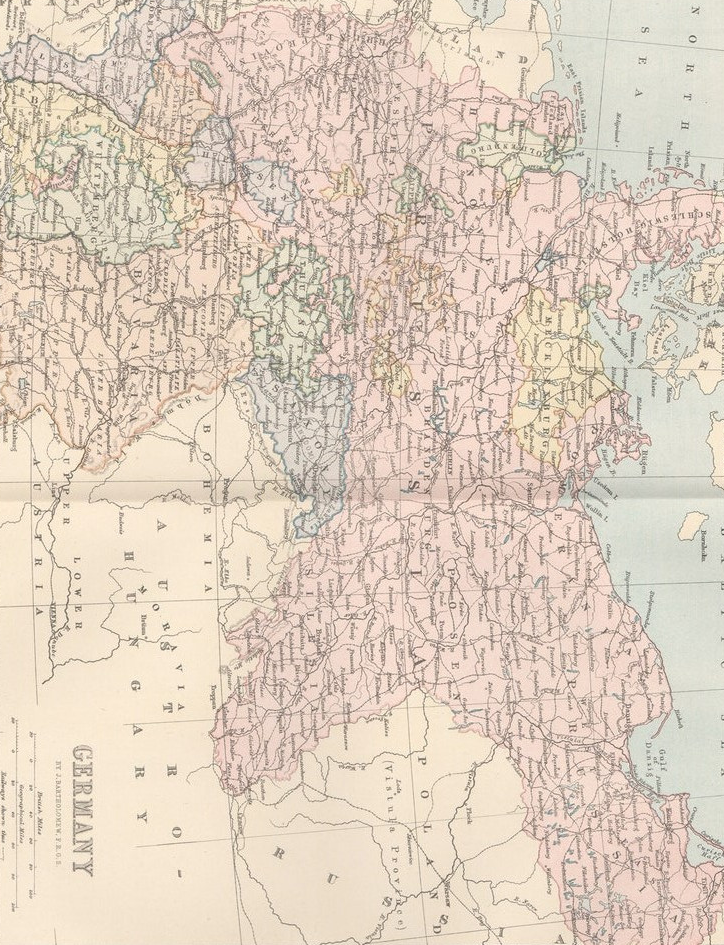
#> input picture image3/2222.jpg, 724 x 945 px
$ python s2_detection1.py
#> lines starting #> are read from the running program, lines starting #| are printed output that depends on the picture; after the words box and inside, x2 and y2 are one past the last pixel; in counts of white or black regions, pixels touching at a corner belong together
import cv2
import numpy as np
import ill_dealing
from skimage import morphology
from matplotlib import pyplot as plt
def calcGrayHist(grayimage):
    # 灰度图像矩阵的高，宽
    rows, cols = grayimage.shape

    # 存储灰度直方图
    grayHist = np.zeros([256], np.uint64)
    for r in range(rows):
        for c in range(cols):
            grayHist[grayimage[r][c]] += 1

    return grayHist


def threshTwoPeaks(image):

    #转换为灰度图
    if len(image.shape) == 2:
        gray = image
    else:
        gray = cv2.cvtColor(image, cv2.COLOR_BGR2GRAY)

    # 计算灰度直方图
    histogram = calcGrayHist(gray)
    # 寻找灰度直方图的最大峰值对应的灰度值
    # for k in range(1,255):
    #     if histogram[k] > histogram[k-1] and histogram[k] > histogram[k+1]:
    peak_set = 0
    # print(maxLoc)
    total = gray.size
    top = 0
    for k in range(255):
        top += histogram[k]
        if (top/total)>=0.04:
            break
    peak_set = k


    thresh = peak_set
    # 找到阈值之后进行阈值处理，得到二值图

    return thresh

def unevenLightCompensate(img, filepath, blockSize=16):
    gray = cv2.cvtColor(img, cv2.COLOR_BGR2GRAY)
    average = np.mean(gray)

    rows_new = int(np.ceil(gray.shape[0] / blockSize))
    cols_new = int(np.ceil(gray.shape[1] / blockSize))

    blockImage = np.zeros((rows_new, cols_new), dtype=np.float32)
    for r in range(rows_new):
        for c in range(cols_new):
            rowmin = r * blockSize
            rowmax = (r + 1) * blockSize
            if (rowmax > gray.shape[0]):
                rowmax = gray.shape[0]
            colmin = c * blockSize
            colmax = (c + 1) * blockSize
            if (colmax > gray.shape[1]):
                colmax = gray.shape[1]

            imageROI = gray[rowmin:rowmax, colmin:colmax]
            temaver = np.mean(imageROI)
            blockImage[r, c] = temaver

    blockImage = blockImage - average
    blockImage2 = cv2.resize(blockImage, (gray.shape[1], gray.shape[0]), interpolation=cv2.INTER_CUBIC)
    gray2 = gray.astype(np.float32)
    dst = gray2 - blockImage2
    dst = dst.astype(np.uint8)
    dst = cv2.GaussianBlur(dst, (3, 3), 0)
    dst = cv2.cvtColor(dst, cv2.COLOR_GRAY2BGR)
    cv2.imwrite(filepath + "unevenLightCompensate.png", dst)

    return dst

def shadowget(ROI_cube,filepath):
    img = ROI_cube

    # 高斯滤波
    src = cv2.medianBlur(img, 3)

    # 显示图像
    # cv2.imshow("source img", img)
    # cv2.imshow("medianBlur", result)

    # # 等待显示
    # cv2.waitKey(0)
    # cv2.destroyAllWindows()
    # 设置卷积核
    kernel1 = np.ones((3, 3), np.uint8)
    kernel2 = np.ones((3, 3), np.uint8)


    src = cv2.dilate(src, kernel1 , iterations = 6)
    result= cv2.erode(src, kernel2, iterations = 6)
    # 图像闭运算
    # result = cv2.morphologyEx(src, cv2.MORPH_CLOSE, kernel1)

    # 显示图像
    # cv2.imshow("src", src)
    # cv2.imshow("result", result)
    #
    # # 等待显示
    # cv2.waitKey(0)
    # cv2.destroyAllWindows()
    cv2.imwrite(filepath + "shadow.png", result)
    return result


def count_gray(original_img,filepath):
    height, width = original_img.shape[:2]
    gray_img = cv2.cvtColor(original_img, cv2.COLOR_BGR2GRAY)
    # cv2.imshow("1",gray_img)
    # cv2.waitKey(0)
    num_color = gray_img.reshape(1, -1)[0]
    len_color = int(len(num_color) * (1 - 0.05))
    print("[num_color]", len(num_color))
    print("[len_color]", len_color)

    New_Img = np.zeros((height, width), dtype=np.uint8)
    thre = threshTwoPeaks(original_img)
    for y in range(height):
        for x in range(width):

            # if 242 < gray_img[y, x]:
            if thre > gray_img[y, x]:
                New_Img[y, x] = 255
    # ret ,New_Img = cv2.threshold(gray_img,0,255,cv2.THRESH_OTSU)
    cv2.imwrite(filepath + "count_gray.png", New_Img)
    return New_Img

def find_max_region(mask_sel):
    contours, hierarchy = cv2.findContours(mask_sel, cv2.RETR_TREE, cv2.CHAIN_APPROX_NONE)

    # 找到最大区域并填充
    area = []

    for j in range(len(contours)):
        area.append(cv2.contourArea(contours[j]))

    max_idx = np.argmax(area)

    max_area = cv2.contourArea(contours[max_idx])

    for k in range(len(contours)):

        if k != max_idx:
            cv2.fillPoly(mask_sel, [contours[k]], 0)

    return mask_sel

def Optimize(dst): #输入二值化折痕后图像
    New_Img = dst.copy()
    # [12 lines of commented-out code are left out]
    kernel = np.ones((3, 17), np.uint8) #以下8段代码处理基于折痕在图上横向显示，其他情况不太适用
    kernel2 = np.ones((1, 7), np.uint8)
    kernel3 = np.ones((3, 3), np.uint8)
    Old_Img = New_Img
    # New_Img = cv2.morphologyEx(New_Img,cv2.MORPH_OPEN,kernel)
    # img2 = cv2.imread("./image/count_gray.png")
    New_Img = cv2.erode(New_Img, kernel2, iterations=2)
    New_Img = cv2.dilate(New_Img, kernel2, iterations=2)
    New_Img = cv2.dilate(New_Img, kernel, iterations=3)
    # New_Img = cv2.erode(New_Img, kernel, iterations=3)
    New_Img = cv2.erode(New_Img, kernel3, iterations=2)
    # New_Img = cv2.dilate(New_Img, kernel3, iterations=1)
    # cv2.imwrite("./image/New_Img.png",New_Img)
    return New_Img

def Rosenfeld(im,filepath):
    # im = cv2.imread("./image/binary.png", 0)
    binary = im.copy()

    binary[binary == 255] = 1
    skel, distance = morphology.medial_axis(binary, return_distance=True)
    dist_on_skel = distance * skel
    dist_on_skel = dist_on_skel.astype(np.uint8) * 255
    cv2.imwrite(filepath + "dist_on_skel.png", dist_on_skel)
    return dist_on_skel

    # [27 lines of commented-out code are left out]

def draw_convexHull(original_img, New_Img, filepath):
    height, width = original_img.shape[:2]
    ret, thresh = cv2.threshold(New_Img, 127, 255, cv2.THRESH_BINARY)
    contours, hierarchy = cv2.findContours(thresh, cv2.RETR_EXTERNAL, cv2.CHAIN_APPROX_SIMPLE)
    contours_ok = []
    len_contours = len(contours)
    if 0 < len_contours:
        contours_temp = []
        for c in contours:
            x, y, w, h = cv2.boundingRect(c)
            if w >= 5 and h >= 3:
                contours_temp.append([x, y, x + w, y + h])
        if 0 < len(contours_temp):
            contours_np = np.array(contours_temp)
            col_max = np.max(contours_np, axis=0)
            col_min = np.min(contours_np, axis=0)
            contours_ok = [col_min[0], col_min[1], col_max[2], col_max[3]]
            print("contours_ok", contours_ok)
            cv2.rectangle(original_img, (0, contours_ok[1] - 20), (width, contours_ok[3] + 20), (255, 255, 255), 4)
            # cv2.imshow('line', original_img)
            cv2.imwrite(filepath + "ROI.png", original_img)
            # cv2.waitKey(0)
            # cv2.destroyAllWindows()
            # cv2.imshow('roi',ROI)
            ROI = original_img[contours_ok[1] - 10:contours_ok[3] + 10,:]
            cv2.imwrite(filepath + "ROI_cube.png", ROI)
            high = contours_ok[1] - 10
            low = contours_ok[3] + 10
            return high,low,ROI


def drawline(img,crease,shifting,filepath):
    rows, cols = crease.shape[:2]

    # 存储灰度直方图
    for y in range(rows):
        for x in range(cols):
            if 0 < crease[y, x] and y+shifting < rows:
                img[y+shifting,x] = [0,255,0]
    # cv2.imshow("result", img)
    cv2.imwrite(filepath + "crease.png",img)
    return img
    # cv2.waitKey(0)
    # cv2.destroyAllWindows()


if __name__ == '__main__':
    filepath = "./image3/"
    img = cv2.imread("./image3/2222.jpg")
#> img is the input picture: shape (945, 724, 3); mean B, G, R 191.2, 207.3, 222.5
    origin_img = img.copy()
    origin_img1 = img.copy()
    newimg = shadowget(img,filepath)
#> in shadowget, `src = cv2.dilate(src, kernel1 , iterations = 6)`:
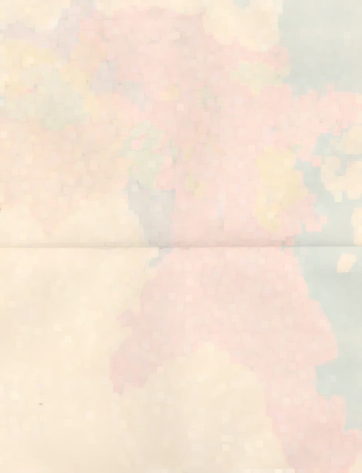
#> src: shape (945, 724, 3) (shown at 1/2 size); mean B, G, R 211.5, 227.6, 244
    newimg = unevenLightCompensate(newimg,filepath)
#> in unevenLightCompensate, `gray = cv2.cvtColor(img, cv2.COLOR_BGR2GRAY)`:
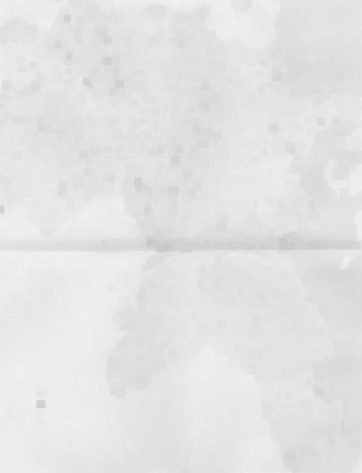
#> gray: shape (945, 724) (shown at 1/2 size); min 200, max 245, mean 227.5
#> in unevenLightCompensate, `average = np.mean(gray)`: average = 227.5
#> in unevenLightCompensate, `blockImage2 = cv2.resize(blockImage, (gray.shape[1], gray.shape[0]), i..`:
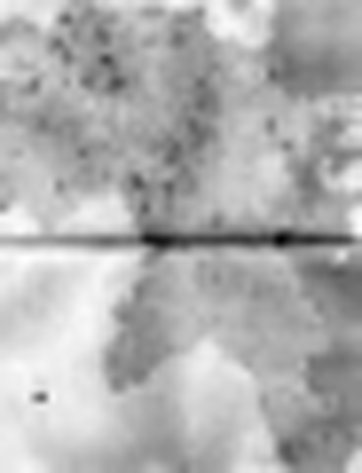
#> blockImage2: shape (945, 724) float32 (shown at 1/2 size); min -26.44, max 11.97, mean 0.00174; drawn with min black and max white
    gray = count_gray(newimg,filepath)
#> in count_gray, `len_color = int(len(num_color) * (1 - 0.05))`: len_color = 649971
#| [num_color] 684180
#| [len_color] 649971
#> in threshTwoPeaks, `histogram = calcGrayHist(gray)`: histogram = 256 values, max 190245 at index 227, min 0 at index 0, mean 2672.6
#> after the loop in threshTwoPeaks, `for k in range(255):`: top = 33737
#> in count_gray, `thre = threshTwoPeaks(original_img)`: thre = 223
#> after the loop in count_gray, `for y in range(height):`:
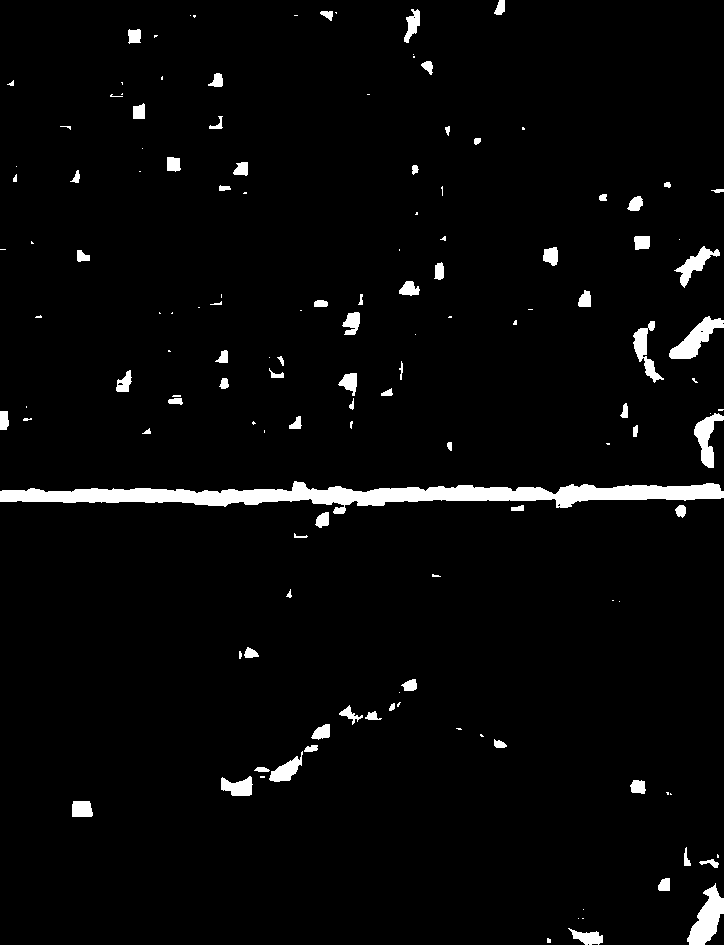
#> New_Img: shape (945, 724); 3.3% white; 138 white regions (61 under 20 px)
    # [4 lines of commented-out code are left out]
    img3 = find_max_region(gray)
#> in find_max_region, `contours, hierarchy = cv2.findContours(mask_sel, cv2.RETR_TREE, cv2.CH..`: contours = 142 contours, 74 with area under 20; largest, box (x1, y1, x2, y2) and area: (0, 481, 724, 514) 9302, (687, 883, 724, 945) 1093, (669, 316, 724, 359) 900, (694, 413, 724, 468) 659, (633, 321, 664, 383) 558
#> the loop in find_max_region, `for j in range(len(contours)):` made 142 passes
#> after the loop in find_max_region, `for j in range(len(contours)):`: area = 142 values, max 9301.5 at index 39, min 0 at index 2, mean 141.1
#> in find_max_region, `max_idx = np.argmax(area)`: max_idx = 39
#> in find_max_region, `max_area = cv2.contourArea(contours[max_idx])`: max_area = 9301.5
#> the loop in find_max_region, `for k in range(len(contours)): ` made 142 passes
#> after the loop in find_max_region, `for k in range(len(contours)):`:
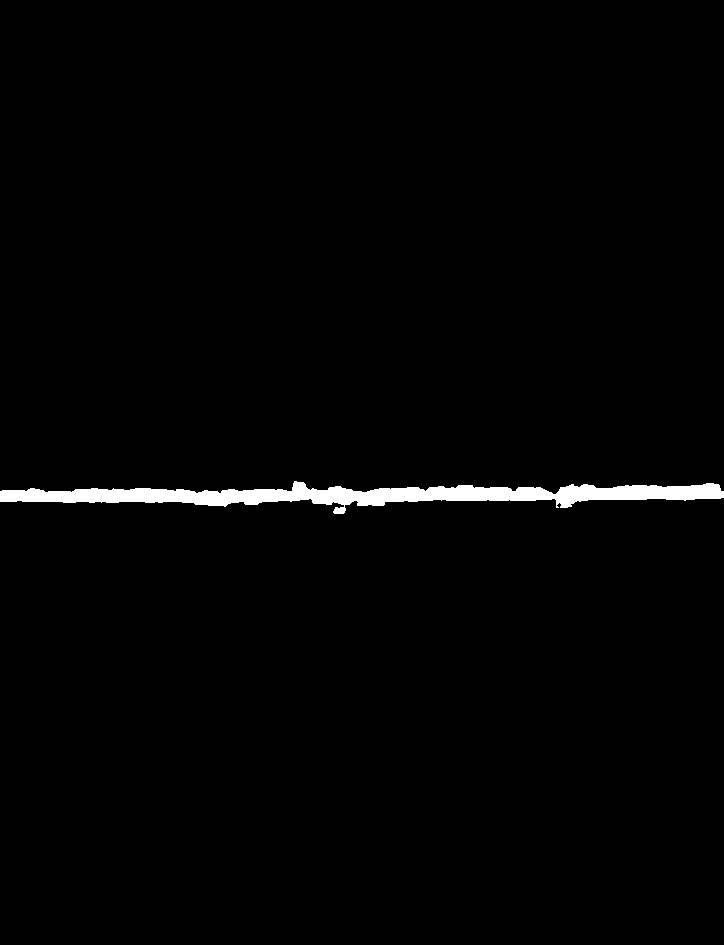
#> mask_sel: shape (945, 724); 1.5% white; 1 white region, box (x1, y1, x2, y2) and area: (0, 481, 724, 514) 10061
    cv2.imwrite(filepath + "count_gray.png",img3)
    New_Img = Optimize(img3)
    # cv2.imshow("result111", New_Img)
    img3 = find_max_region(New_Img)
#> in find_max_region (call 2), `contours, hierarchy = cv2.findContours(mask_sel, cv2.RETR_TREE, cv2.CH..`: contours = 1 contour; box (x1, y1, x2, y2) and area: (0, 483, 724, 507) 12185
#> the loop in find_max_region (call 2), `for j in range(len(contours)):` made 1 pass
#> the loop in find_max_region (call 2), `for k in range(len(contours)): ` made 1 pass

    cv2.imwrite(filepath + "mask_sel.png", img3)
    img4 = Rosenfeld(img3,filepath)
#> in Rosenfeld, `skel, distance = morphology.medial_axis(binary, return_distance=True)`:
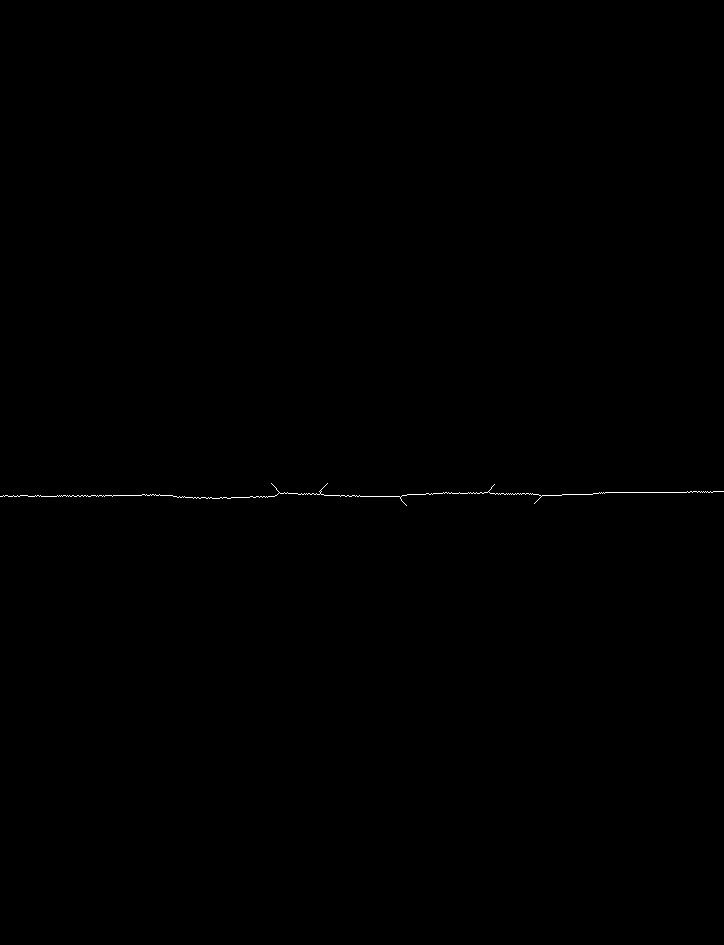
#> skel: shape (945, 724) bool; 0.11% white in thin lines or dots, all inside (x1, y1, x2, y2) = (0, 483, 724, 506)
    high, low, ROI = draw_convexHull(origin_img, img4,filepath)
#> in draw_convexHull, `contours, hierarchy = cv2.findContours(thresh, cv2.RETR_EXTERNAL, cv2...`: contours = 1 contour, all with area under 20
#> in draw_convexHull, `len_contours = len(contours)`: len_contours = 1
#> the loop in draw_convexHull, `for c in contours:` made 1 pass
#> (x, y, w, h) on pass 1: (0, 483, 724, 23)
#> after the loop in draw_convexHull, `for c in contours:`: contours_temp = [[0, 483, 724, 506]]
#> in draw_convexHull, `col_max = np.max(contours_np, axis=0)`: col_max = [0, 483, 724, 506]
#| contours_ok [0, 483, 724, 506]
#> in draw_convexHull, `ROI = original_img[contours_ok[1] - 10:contours_ok[3] + 10,:]`:
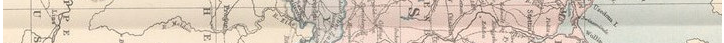
#> ROI: shape (43, 724, 3); mean B, G, R 188.1, 203.2, 217
#> in draw_convexHull, `high = contours_ok[1] - 10`: high = 473
#> in draw_convexHull, `low = contours_ok[3] + 10`: low = 516
#> high = 473; low = 516
    drawline(img, img4,7,filepath)
    # deal_ill(origin_img1, high, low)
